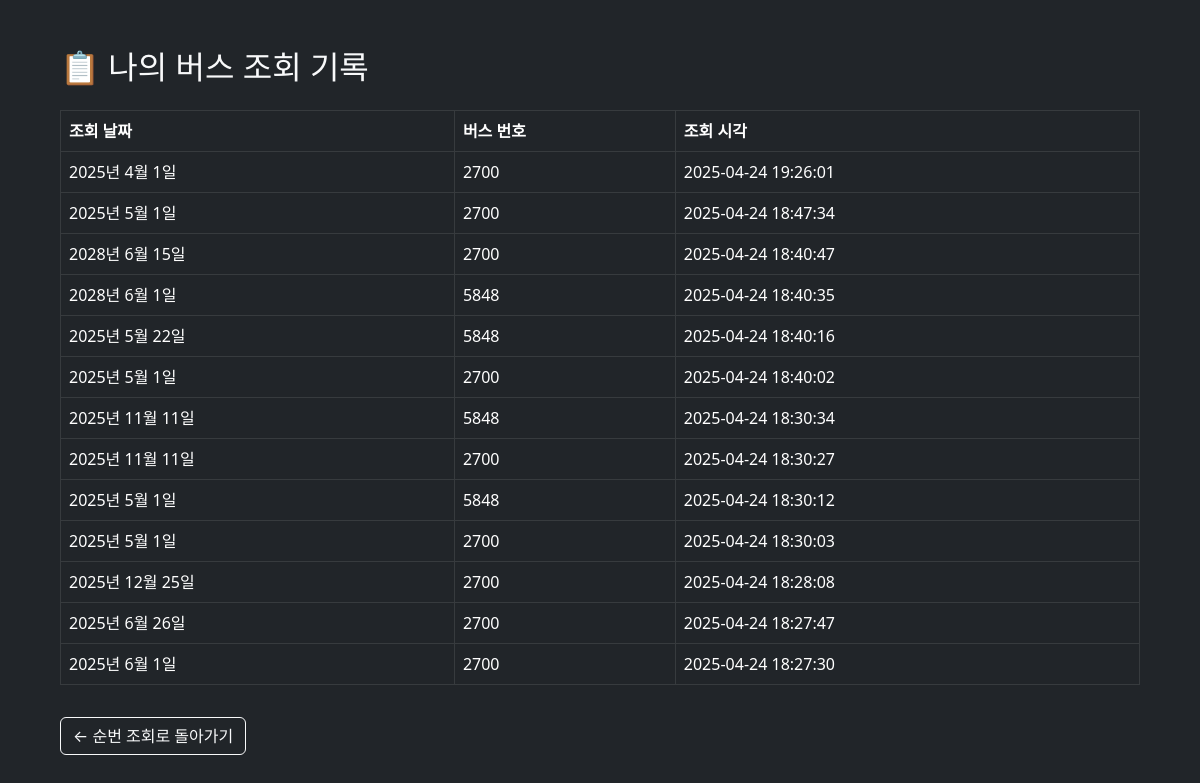
Screenshot of /busorder/logs/ (signed in) with the database file from the repository.
### busorder/models.py (models this page shows, shortened)
class BusQueryLog(models.Model):
    user = models.ForeignKey(User, on_delete=models.CASCADE)
    date = models.DateField()
    bus_number = models.IntegerField()
    queried_at = models.DateTimeField(auto_now_add=True)

### busorder/views.py (the view)
# urls.py: path("logs/", views.query_logs, name="query-logs"),  # 개인 전용
@login_required
@permission_required('busorder.can_access_busorder', raise_exception=True)
def query_logs(request):
    logs = BusQueryLog.objects.filter(user=request.user).order_by('-queried_at')[:30]
    return render(request, "busorder/logs.html", {"logs": logs})

### busorder/templates/busorder/logs.html (shortened to what this page needs)
<!DOCTYPE html>
<html lang="ko">
<head>
  <link rel="stylesheet" href="https://cdn.jsdelivr.net/gh/orioncactus/pretendard/dist/web/static/pretendard.css" />
  <link href="https://cdn.jsdelivr.net/npm/bootstrap@5.3.0/dist/css/bootstrap.min.css" rel="stylesheet">
</head>
<body class="bg-dark text-light p-5">
<div class="container">
  <h2 class="mb-4">📋 나의 버스 조회 기록</h2>
  <table class="table table-dark table-hover table-bordered">
    <thead>
      <tr>
        <th>조회 날짜</th>
        <th>버스 번호</th>
        <th>조회 시각</th>
      </tr>
    </thead>
    <tbody>
      {% for log in logs %}
      <tr>
        <td>{{ log.date }}</td>
        <td>{{ log.bus_number }}</td>
        <td>{{ log.queried_at|date:"Y-m-d H:i:s" }}</td>
      </tr>
      {% empty %}
      <tr>
        <td colspan="3" class="text-center">조회 기록이 없습니다.</td>
      </tr>
      {% endfor %}
    </tbody>
  </table>
  <a href="{% url 'calendar-view' %}" class="btn btn-outline-light mt-3">← 순번 조회로 돌아가기</a>
</div>
</body>
</html>

### rows the page displays
BusQueryLog: date "2025년 4월 1일", bus_number "2700", queried_at "2025-04-24 19:26:01"
BusQueryLog: date "2025년 5월 1일", bus_number "2700", queried_at "2025-04-24 18:47:34"
BusQueryLog: date "2028년 6월 15일", bus_number "2700", queried_at "2025-04-24 18:40:47"
BusQueryLog: date "2028년 6월 1일", bus_number "5848", queried_at "2025-04-24 18:40:35"
BusQueryLog: date "2025년 5월 22일", bus_number "5848", queried_at "2025-04-24 18:40:16"
BusQueryLog: date "2025년 5월 1일", bus_number "2700", queried_at "2025-04-24 18:40:02"
BusQueryLog: date "2025년 11월 11일", bus_number "5848", queried_at "2025-04-24 18:30:34"
BusQueryLog: date "2025년 11월 11일", bus_number "2700", queried_at "2025-04-24 18:30:27"
BusQueryLog: date "2025년 5월 1일", bus_number "5848", queried_at "2025-04-24 18:30:12"
BusQueryLog: date "2025년 5월 1일", bus_number "2700", queried_at "2025-04-24 18:30:03"
BusQueryLog: date "2025년 12월 25일", bus_number "2700", queried_at "2025-04-24 18:28:08"
BusQueryLog: date "2025년 6월 26일", bus_number "2700", queried_at "2025-04-24 18:27:47"
BusQueryLog: date "2025년 6월 1일", bus_number "2700", queried_at "2025-04-24 18:27:30"
